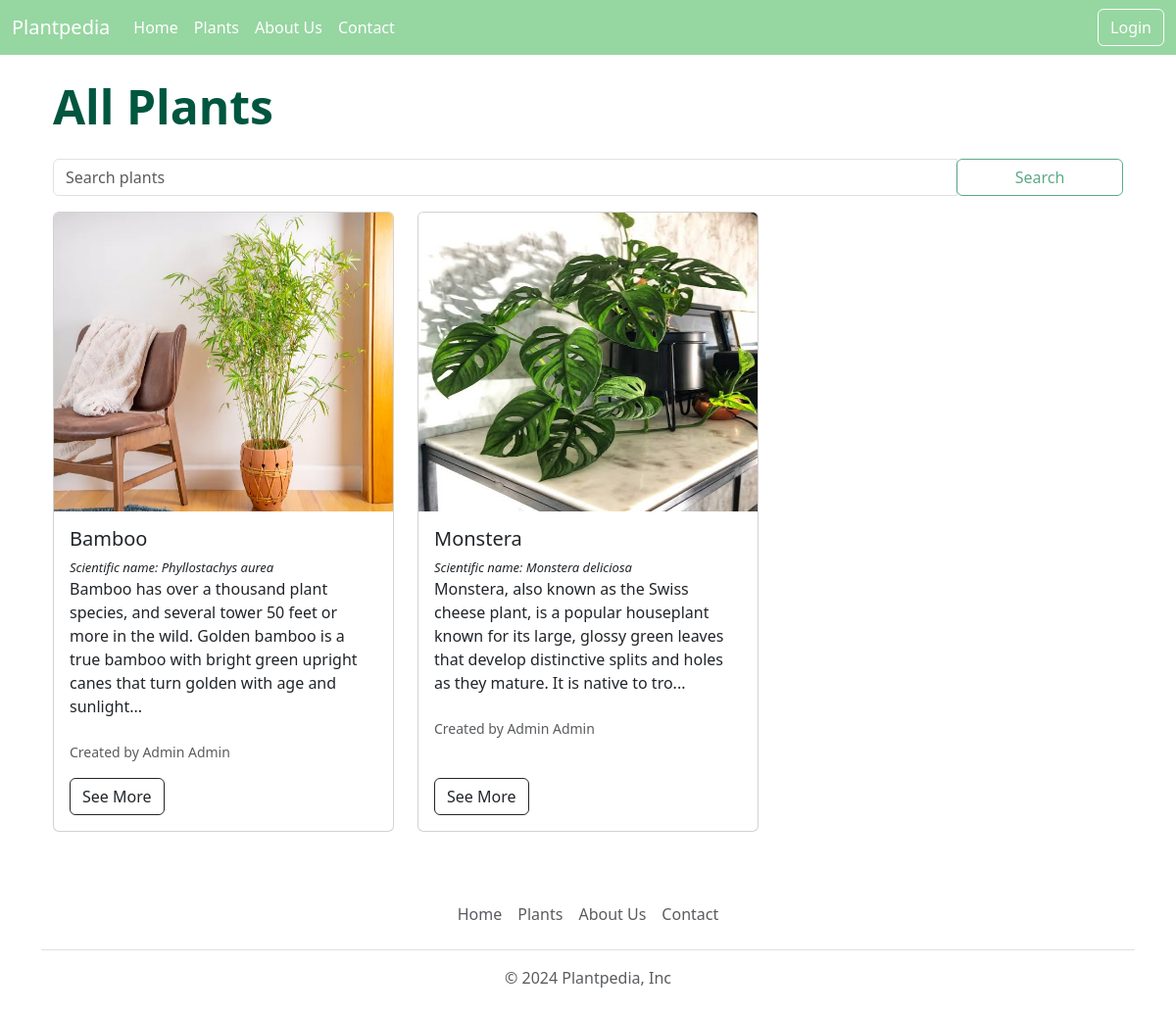
Page /plants/ on the earlier database version.
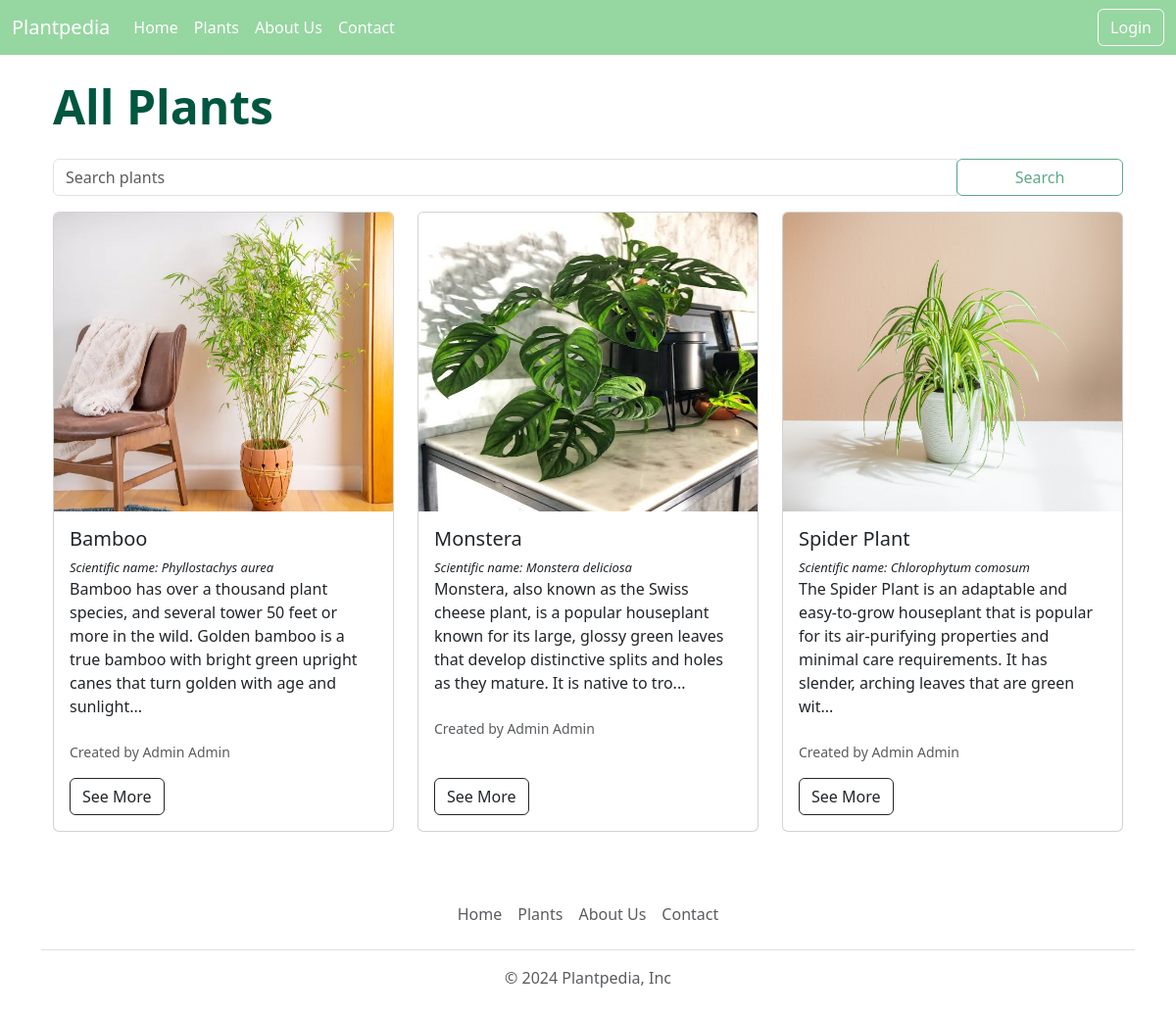
Same page on the later database version.
### plantpediaApp/models.py (models this page shows, shortened)
class Plant(models.Model):
    name = models.CharField(max_length=100)
    user = models.ForeignKey(CustomUser, on_delete=models.CASCADE)
    scientific_name = models.CharField(max_length=100)
    origin = models.CharField(max_length=100)  # go nema vo ER diagram
    age = models.IntegerField(default=0)  # go nema vo ER diagram
    description = models.TextField()
    care_instructions = models.TextField()
    image = models.ImageField(upload_to="data/")

class CustomUser(AbstractUser):
    ROLE_CHOICES = (
        ('a', 'Admin'),
        ('u', 'User')
    )
    role = models.CharField(max_length=10, choices=ROLE_CHOICES, )

### plantpediaApp/views.py (the view)
# urls.py: path('plants/', all_plants, name='plants'),
def all_plants(request):
    plants = Plant.objects.annotate(avg_rating=Avg('review__rating')).order_by('-avg_rating')
    context = {"plants": plants}
    return render(request, "plants.html", context)

### plantpediaApp/templates/plants.html (shortened to what this page needs)
{% extends 'base.html' %}
{% block content %}
    <div class="container">
        <div class="d-flex justify-content-between align-items-center mt-4 mb-4">
            <h1 class="mb-0" style="color: #00563f; font-weight: bold; font-size: xxx-large;">All Plants</h1>
        </div>
        <form method="get" action="{% url 'search' %}" class="form-inline mt-4">
            <div class="input-group">
                <input type="text" name="query" class="form-control" placeholder="Search plants">
                <div class="input-group-append">
                    <button type="submit" class="btn btn-outline-success" style="width: 170px; opacity: 0.7">Search</button>
                </div>
            </div>
        </form>
        <div class="row mt-3">
            {% for p in plants %}
                <div class="col-md-4 mb-4">
                    <div class="card" style="max-width: 25rem;">
                        <img class="card-img-top" src="{{ MEDIA_URL }}{{ p.image.url }}" height="305rem" alt="Card image cap">
                        <div class="card-body">
                            <h5 class="card-title">{{ p.name }}</h5>
                            <i><p class="card-text" style="font-size: small">Scientific name: {{ p.scientific_name }}</p></i>
                            <p class="card-text">{{ p.description |slice:":190" }}...</p>
                            <p class="card-text" style="display: flex">
                                <small class="text-muted pt-2" style="width: 70%">Created by {{ p.user.get_full_name }}</small>
                            </p>
                            <div class="mt-auto">
                                <a href="{% url 'details' p.id %}" type="button" class="btn btn-outline-dark">See More</a>
                            </div>
                        </div>
                    </div>
                </div>
            {% endfor %}
        </div>
    </div>
{% endblock %}

Differences in the rows shown:
added Plant: image (picture), name "Spider Plant", scientific_name "Chlorophytum comosum", description "The Spider Plant is an adaptable and easy-to-grow houseplant that is popular for its air-purifying properties and minimal care requirements. It has slender, arching leaves that are green wit", user.get_full_name "Admin Admin"
